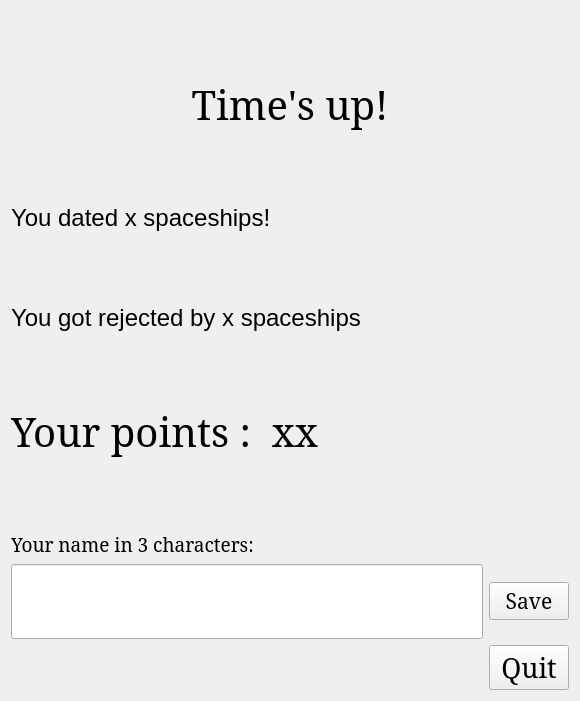
<?xml version="1.0" encoding="UTF-8"?>
<ui version="4.0">
 <class>game_over</class>
 <widget class="QWidget" name="game_over">
  <property name="geometry">
   <rect>
    <x>0</x>
    <y>0</y>
    <width>580</width>
    <height>701</height>
   </rect>
  </property>
  <property name="windowTitle">
   <string>Form</string>
  </property>
  <layout class="QGridLayout" name="gridLayout">
   <item row="5" column="0" colspan="3">
    <widget class="QLabel" name="rejected_label">
     <property name="font">
      <font>
       <pointsize>18</pointsize>
      </font>
     </property>
     <property name="text">
      <string>You got rejected by x spaceships</string>
     </property>
    </widget>
   </item>
   <item row="6" column="0">
    <spacer name="verticalSpacer_4">
     <property name="orientation">
      <enum>Qt::Vertical</enum>
     </property>
     <property name="sizeHint" stdset="0">
      <size>
       <width>20</width>
       <height>40</height>
      </size>
     </property>
    </spacer>
   </item>
   <item row="2" column="0">
    <spacer name="verticalSpacer">
     <property name="orientation">
      <enum>Qt::Vertical</enum>
     </property>
     <property name="sizeHint" stdset="0">
      <size>
       <width>20</width>
       <height>40</height>
      </size>
     </property>
    </spacer>
   </item>
   <item row="3" column="0">
    <widget class="QLabel" name="dated_label">
     <property name="font">
      <font>
       <pointsize>18</pointsize>
      </font>
     </property>
     <property name="text">
      <string>You dated x spaceships!</string>
     </property>
    </widget>
   </item>
   <item row="1" column="0" colspan="3">
    <widget class="QLabel" name="header_lable">
     <property name="font">
      <font>
       <family>Serif</family>
       <pointsize>30</pointsize>
      </font>
     </property>
     <property name="text">
      <string>Time's up!</string>
     </property>
     <property name="alignment">
      <set>Qt::AlignCenter</set>
     </property>
    </widget>
   </item>
   <item row="9" column="0" colspan="2">
    <widget class="QLabel" name="name_label">
     <property name="font">
      <font>
       <family>Serif</family>
       <pointsize>14</pointsize>
      </font>
     </property>
     <property name="text">
      <string>Your name in 3 characters:</string>
     </property>
    </widget>
   </item>
   <item row="10" column="1" colspan="2">
    <widget class="QPushButton" name="save_button">
     <property name="font">
      <font>
       <family>Serif</family>
       <pointsize>16</pointsize>
      </font>
     </property>
     <property name="text">
      <string>Save</string>
     </property>
    </widget>
   </item>
   <item row="10" column="0">
    <widget class="QLineEdit" name="name_edit">
     <property name="font">
      <font>
       <family>Serif</family>
       <pointsize>36</pointsize>
      </font>
     </property>
     <property name="inputMask">
      <string/>
     </property>
     <property name="maxLength">
      <number>3</number>
     </property>
     <property name="echoMode">
      <enum>QLineEdit::Normal</enum>
     </property>
     <property name="alignment">
      <set>Qt::AlignCenter</set>
     </property>
     <property name="placeholderText">
      <string/>
     </property>
    </widget>
   </item>
   <item row="8" column="0">
    <spacer name="verticalSpacer_5">
     <property name="orientation">
      <enum>Qt::Vertical</enum>
     </property>
     <property name="sizeHint" stdset="0">
      <size>
       <width>20</width>
       <height>40</height>
      </size>
     </property>
    </spacer>
   </item>
   <item row="7" column="0" colspan="3">
    <widget class="QLabel" name="points_label">
     <property name="font">
      <font>
       <family>Serif</family>
       <pointsize>30</pointsize>
       <weight>50</weight>
       <bold>false</bold>
      </font>
     </property>
     <property name="text">
      <string>Your points :  xx</string>
     </property>
    </widget>
   </item>
   <item row="4" column="0">
    <spacer name="verticalSpacer_3">
     <property name="orientation">
      <enum>Qt::Vertical</enum>
     </property>
     <property name="sizeHint" stdset="0">
      <size>
       <width>20</width>
       <height>40</height>
      </size>
     </property>
    </spacer>
   </item>
   <item row="0" column="0">
    <spacer name="verticalSpacer_2">
     <property name="orientation">
      <enum>Qt::Vertical</enum>
     </property>
     <property name="sizeHint" stdset="0">
      <size>
       <width>20</width>
       <height>40</height>
      </size>
     </property>
    </spacer>
   </item>
   <item row="11" column="1" colspan="2">
    <widget class="QPushButton" name="exit_button">
     <property name="font">
      <font>
       <family>Serif</family>
       <pointsize>20</pointsize>
      </font>
     </property>
     <property name="text">
      <string>Quit</string>
     </property>
    </widget>
   </item>
  </layout>
 </widget>
 <resources/>
 <connections>
  <connection>
   <sender>exit_button</sender>
   <signal>clicked()</signal>
   <receiver>game_over</receiver>
   <slot>close()</slot>
   <hints>
    <hint type="sourcelabel">
     <x>486</x>
     <y>618</y>
    </hint>
    <hint type="destinationlabel">
     <x>525</x>
     <y>554</y>
    </hint>
   </hints>
  </connection>
 </connections>
</ui>
